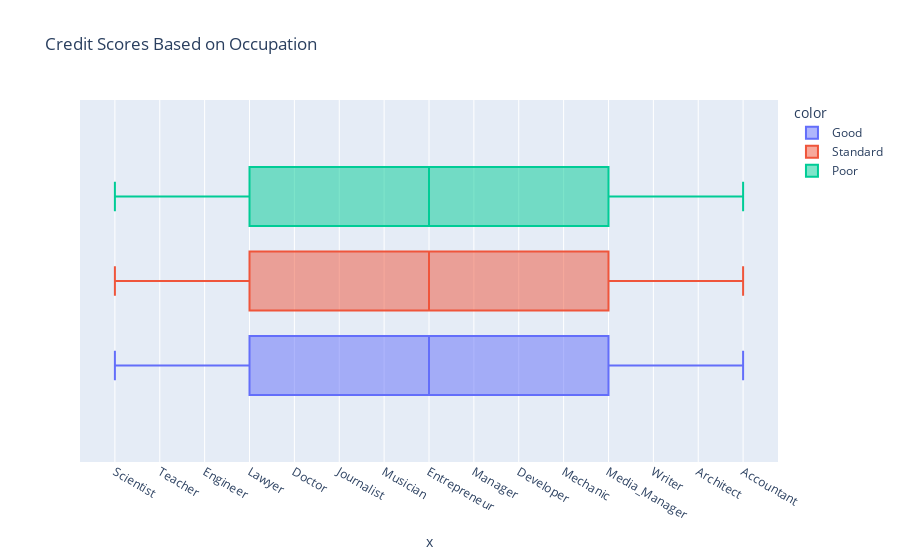

Source (notebook cell):
### Markdown cell above
- #### Checking if occupation of the person affects credit scores

### Code cell
import plotly.express as px
fig = px.box(x=df['Occupation'],color=df['Credit_Score'],title="Credit Scores Based on Occupation")
fig.show()

### Figure 1 — Plotly figure (JSON) as saved in the notebook; plotly's stock layout.template omitted (floating-point values rounded to 4 significant figures; data arrays with more than 128 entries replaced by an {"elided": "..."} marker saying what was removed)
{"data": [{"alignmentgroup": "True", "hovertemplate": "color=Good<br>x=%{x}<extra></extra>", "legendgroup": "Good", "marker": {"color": "#636efa"}, "name": "Good", "notched": false, "offsetgroup": "Good", "orientation": "h", "showlegend": true, "type": "box", "x": {"elided": "17828 str values"}, "x0": " ", "xaxis": "x", "y0": " ", "yaxis": "y"}, {"alignmentgroup": "True", "hovertemplate": "color=Standard<br>x=%{x}<extra></extra>", "legendgroup": "Standard", "marker": {"color": "#EF553B"}, "name": "Standard", "notched": false, "offsetgroup": "Standard", "orientation": "h", "showlegend": true, "type": "box", "x": {"elided": "53174 str values"}, "x0": " ", "xaxis": "x", "y0": " ", "yaxis": "y"}, {"alignmentgroup": "True", "hovertemplate": "color=Poor<br>x=%{x}<extra></extra>", "legendgroup": "Poor", "marker": {"color": "#00cc96"}, "name": "Poor", "notched": false, "offsetgroup": "Poor", "orientation": "h", "showlegend": true, "type": "box", "x": {"elided": "28998 str values"}, "x0": " ", "xaxis": "x", "y0": " ", "yaxis": "y"}], "layout": {"boxmode": "group", "legend": {"title": {"text": "color"}, "tracegroupgap": 0}, "title": {"text": "Credit Scores Based on Occupation"}, "xaxis": {"anchor": "y", "domain": [0, 1], "title": {"text": "x"}}, "yaxis": {"anchor": "x", "domain": [0, 1]}}}
